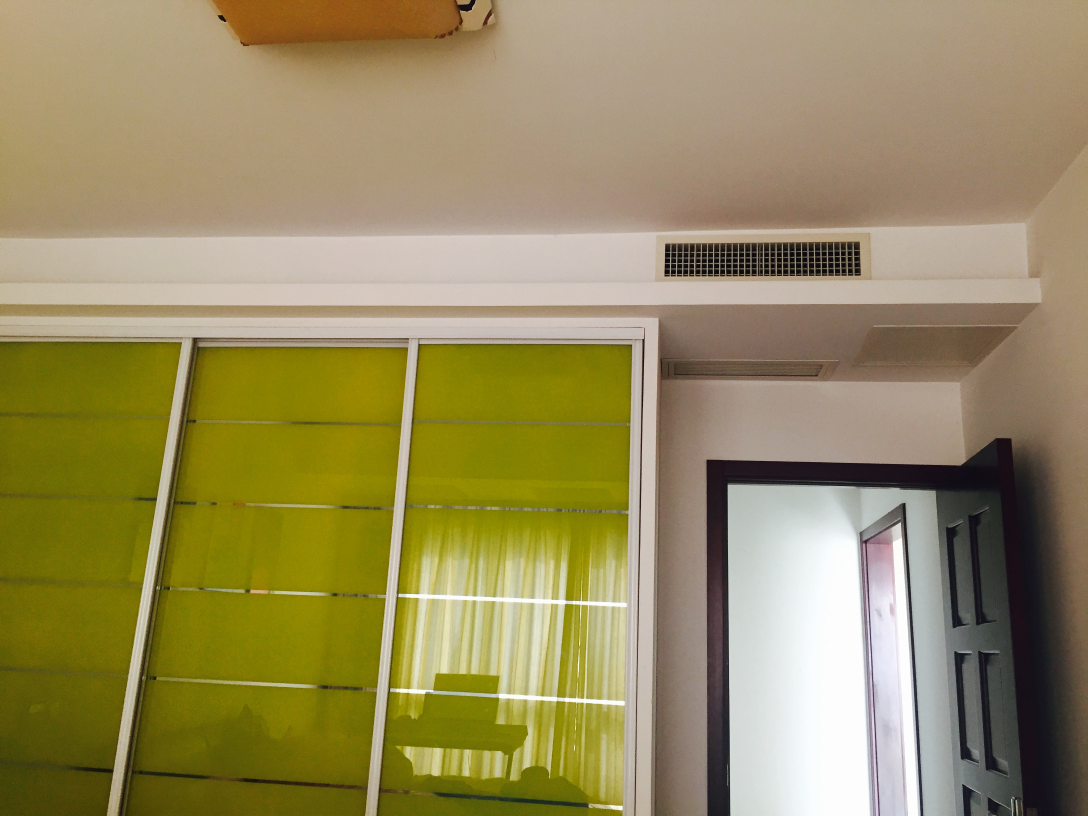
//> input picture test1/pic3.jpg, 3264 x 2448 px (shown at 1/3 size)
$ ./源   (built with g++ and OpenCV 4)
//> lines starting //> are read from the running program, lines starting //| are printed output that depends on the picture; after the words box and inside, x2 and y2 are one past the last pixel; in counts of white or black regions, pixels touching at a corner belong together
#include "cv.h"
#include <iostream>
#include <cxcore.h>
#include <highgui.h>
#include <math.h>
#include <vector>
#include <algorithm>


using namespace std;

typedef struct
{
	CvPoint cP;
	int height;
	int width;

} RecP;
//自定义排序函数
namespace my
{
	bool less(const RecP& s1, const RecP& s2)
	{
		//if(s1.cP.x < s2.cP.x && s1.cP.y < s2.cP.y)
		return s1.cP.x < s2.cP.x;          //依次增大

	}
}

void PrintVector(vector<RecP> & vec)
{
	for (vector<RecP>::iterator n = vec.begin(); n != vec.end(); n++)
	{
		cout << n->cP.x << '\t' << n->cP.y << '\t' << n->height << '\t' << n->width << endl;
	}
}

IplImage* src;
IplImage* img;
IplImage* dst;
IplImage* bianyuan;
CvMemStorage* storage = NULL;

int thresh = 50;

void on_trackbar(int pos)
{
	CvSeq* contour = 0;
	if (storage == NULL)
	{
		dst = cvCreateImage(cvGetSize(bianyuan), 8, 3);
		storage = cvCreateMemStorage(0);
	}
	else
	{
		cvClearMemStorage(storage);
	}
	cvSmooth(bianyuan, bianyuan, CV_GAUSSIAN, 3, 3, 0, 0);
	cvThreshold(bianyuan, img, thresh, 200, CV_THRESH_BINARY);

	cvNamedWindow("threshold", 1);
	cvShowImage("threshold", img);

	cvFindContours(img, storage, &contour, sizeof(CvContour), CV_RETR_CCOMP, CV_CHAIN_APPROX_NONE, cvPoint(0, 0));  //查找轮廓
	cvZero(dst);     //将数组中所有通道的所有元素的值都设置为0

	vector<RecP> vecP;

	int n = 0;
	for (; contour; contour = contour->h_next)
	{
		CvRect rect = cvBoundingRect(contour, 1);       // 获取矩形边界框

		if (abs(rect.width - rect.height)>3)
		{
			rect.width = 0;
			rect.height = 0;
			rect.x = rect.x + 640;
			rect.y = rect.y + 480;
		}


		CvPoint pt1 = cvPoint(rect.x, rect.y), pt2 = cvPoint(rect.x + rect.width, rect.y + rect.height);   //定义矩形对顶点

		cvRectangle(dst, pt1, pt2, CV_RGB(255, 0, 0), 1, CV_AA, 0);      //绘制矩形边框
		cvLine(dst, pt1, pt2, CV_RGB(0, 255, 0), 1, CV_AA, 0);           //矩形对角线相连

		pt1 = cvPoint(rect.x, rect.y + rect.height),
			pt2 = cvPoint(rect.x + rect.width, rect.y);

		cvLine(dst, pt1, pt2, CV_RGB(0, 255, 0), 1, CV_AA, 0);            //矩形对角线相连

		RecP tmp;
		CvPoint p1;
		p1 = cvPoint(rect.x + rect.width / 2, rect.y + rect.height / 2);   //矩形中心坐标

		tmp.cP = p1;
		tmp.height = rect.height;
		tmp.width = rect.width;
		vecP.push_back(tmp);
		//printf("(%d,%d)\n", p1);
		sort(vecP.begin(), vecP.end(), my::less);    //依次增大
													 //printf("(%d,%d):(%d,%d)\n", vecP[n].cP, vecP[n].height, vecP[n].width);
		n++;
	}
	PrintVector(vecP);

	cvShowImage("Components", dst);
}
int main()
{

	const char* a = "pic3.jpg";
	src = cvLoadImage(a, 0);
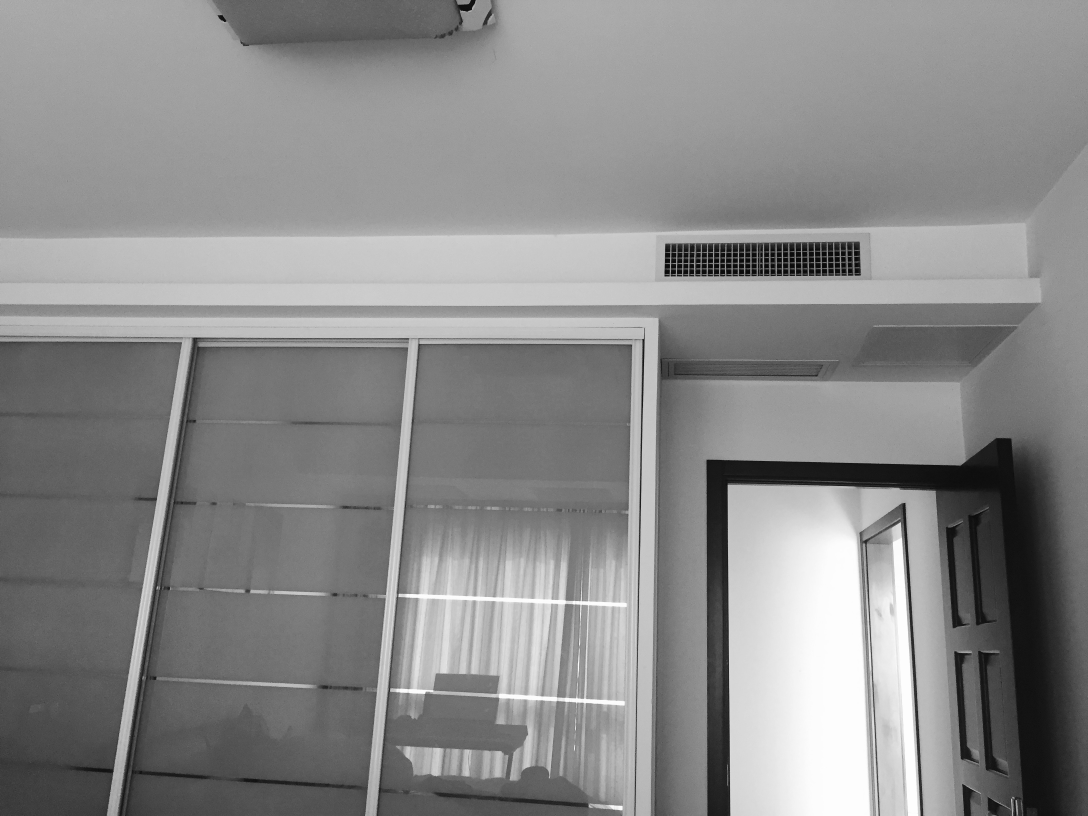
//> src: 2448 rows x 3264 cols, CV_8UC1 (shown at 1/3 size); min 0, max 255, mean 138.2
	cvSmooth(src, src, CV_GAUSSIAN, 5, 5, 0, 0);
	cvNamedWindow("Source0000", 1);
	cvShowImage("Source0000", src);

	IplImage* bw = NULL;
	IplImage* color = NULL;
	IplImage* jh = NULL;
	IplImage* sm = NULL;
	if (!src)
		return -1;
	jh = cvCreateImage(cvGetSize(src), 8, 1);
	sm = cvCreateImage(cvGetSize(src), 8, 1);
	bw = cvCreateImage(cvGetSize(src), 8, 1);
	color = cvCreateImage(cvGetSize(src), 8, 3);
	cvEqualizeHist(src, jh);
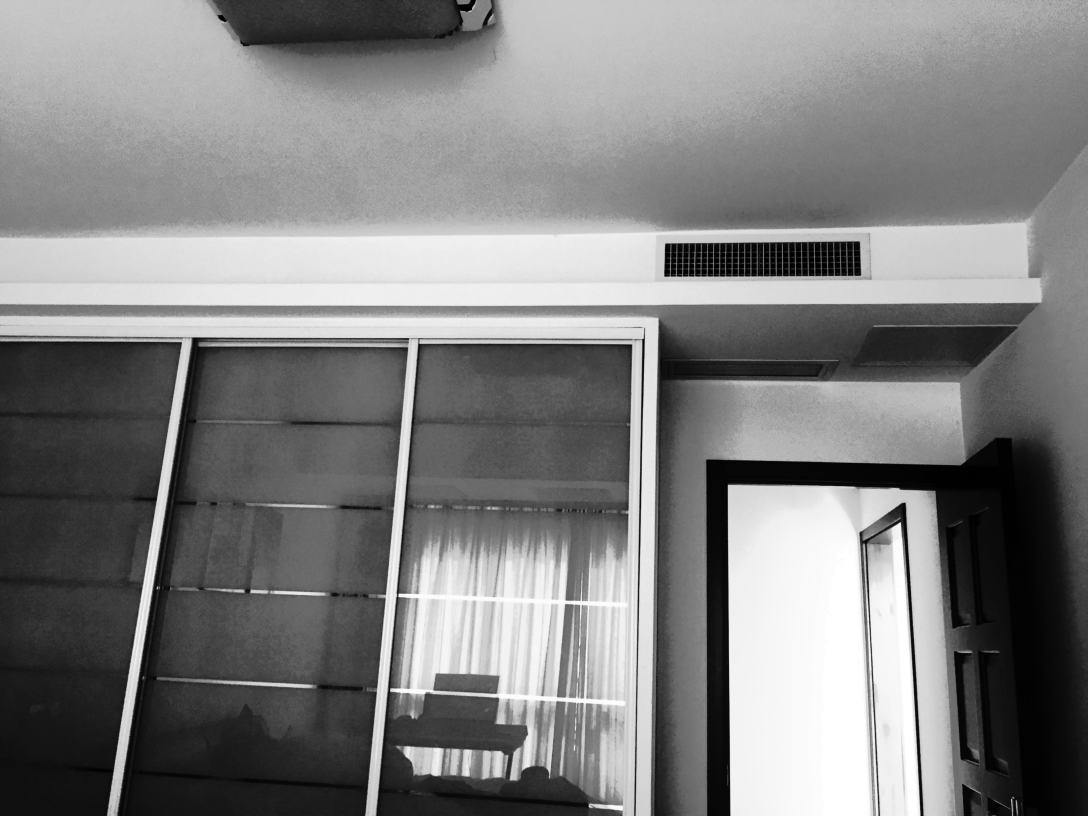
//> jh: 2448 rows x 3264 cols, CV_8UC1 (shown at 1/3 size); min 0, max 255, mean 128.5
	cvSmooth(jh, sm, CV_MEDIAN, 3, 3, 0, 0);

	cvCanny(sm, bw, 200, 600, 3);
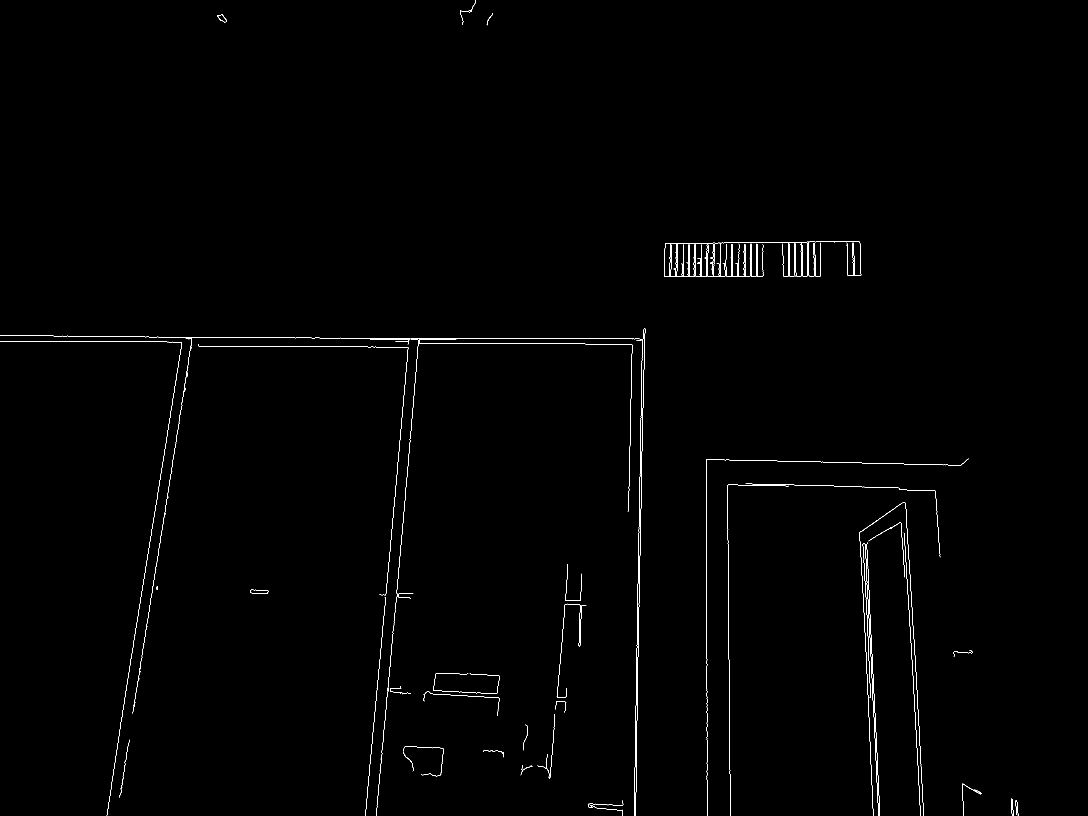
//> bw: 2448 rows x 3264 cols, CV_8UC1 (shown at 1/3 size); 0.4% white in thin lines or dots
	cvCvtColor(bw, color, CV_GRAY2BGR);
//> color: 2448 rows x 3264 cols, CV_8UC3; 0.4% white in thin lines or dots
	cvSaveImage("color.bmp", color);

	const char* b = "color.bmp";
	bianyuan = cvLoadImage(b, 0);
	img = cvCreateImage(cvGetSize(bianyuan), 8, 1);

	cvNamedWindow("Source", 1);
	cvShowImage("Source", bianyuan);

	cvNamedWindow("Components", 1);

	on_trackbar(0);
//> in on_trackbar, `cvSmooth(bianyuan, bianyuan, CV_GAUSSIAN, 3, 3, 0, 0);`: bianyuan: 2448 rows x 3264 cols, CV_8UC1; 1.26% of pixels changed, all inside (x1, y1, x2, y2) = (0, 0, 3056, 2448)
//> in on_trackbar, `cvThreshold(bianyuan, img, thresh, 200, CV_THRESH_BINARY);`: img: 2448 rows x 3264 cols, CV_8UC1; values 0 (black) and 200 (white), 1.1% white; 35 white regions
//> in on_trackbar, `cvFindContours(img, storage, &contour, sizeof(CvContour), CV_RETR_CCOM..`:
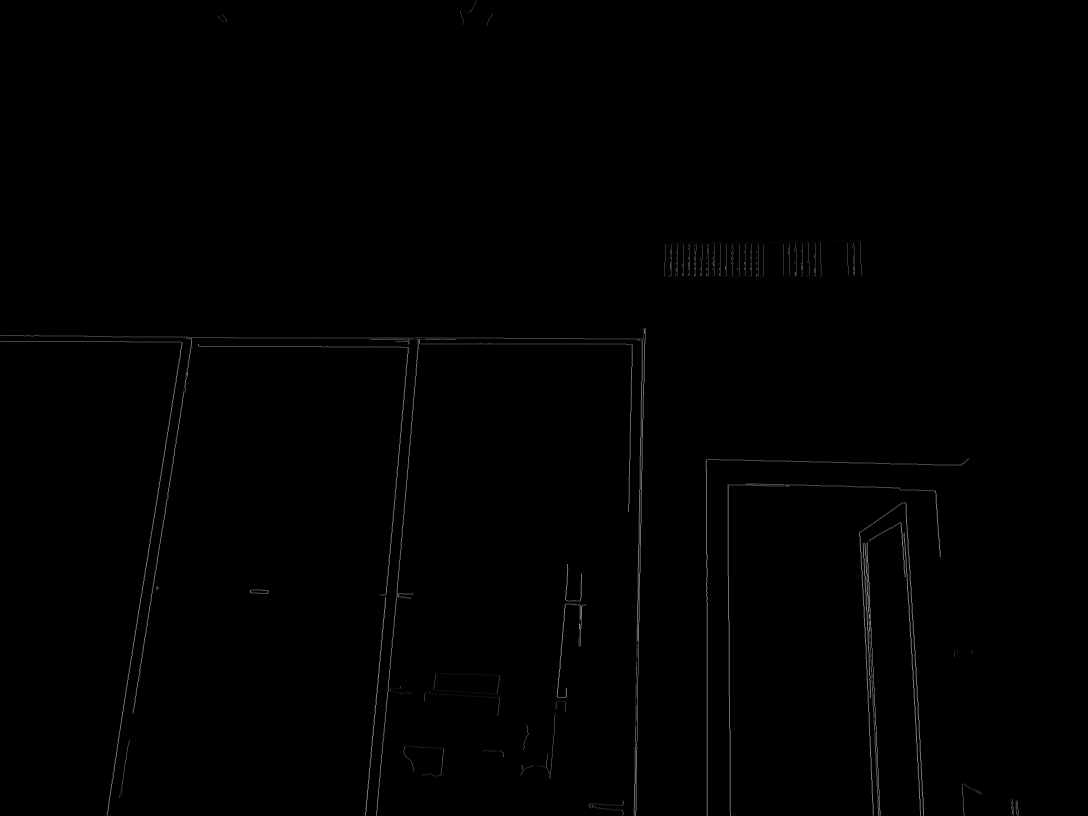
//> img: 2448 rows x 3264 cols, CV_8UC1 (shown at 1/3 size); min 0, max 255, mean 0.9
//> in on_trackbar, `cvFindContours(img, storage, &contour, sizeof(CvContour), CV_RETR_CCOM..`: contour = 35 contours; largest, box (x1, y1, x2, y2) and area: (1991, 723, 2585, 832) 24776, (1128, 983, 1937, 2447) 15566, (2587, 1627, 2641, 2447) 5061, (1, 1005, 1230, 2141) 4940, (2182, 1450, 2822, 2447) 3930
//> the loop in on_trackbar, `for (; contour; contour = contour->h_next)` made 35 passes
//> tmp.cP on passes 1, 2, 3, 4, 5, 6, 7, 8, 9, 10, 12, 13: Point(2405, 2881), Point(3686, 2880), Point(3672, 2876), Point(3525, 2830), Point(2202, 2775), Point(2090, 2730), Point(1850, 2717), Point(997, 2699), Point(2209, 2654), Point(2252, 2622), Point(1910, 2554), Point(1809, 2538)
//> tmp.cP on pass 11: Point(1682, 2120)
//> after the loop in on_trackbar, `for (; contour; contour = contour->h_next)`: contour = 0 contours; n = 35
//> the loop in PrintVector, `for (vector<RecP>::iterator n = vec.begin(); n != vec.end(); n++)` made 35 passes
//| 641	1485	0	0
//| 641	1502	0	0
//| 997	2699	0	0
//| 1109	2238	0	0
//| 1234	1512	0	0
//| 1292	523	0	0
//| 1389	2248	0	0
//| 1682	2120	36	33
//> (output is shown up to pass 8 of 35)

	cvWaitKey(0);
	cvDestroyWindow("sorce");
	cvDestroyWindow("threshold");
	cvDestroyWindow("Components");
	cvReleaseImage(&src);
	cvReleaseImage(&img);
	cvReleaseImage(&dst);
	cvReleaseMemStorage(&storage);
	return 0;
}

$ run again, with test1/pic1.jpg copied over test1/pic3.jpg
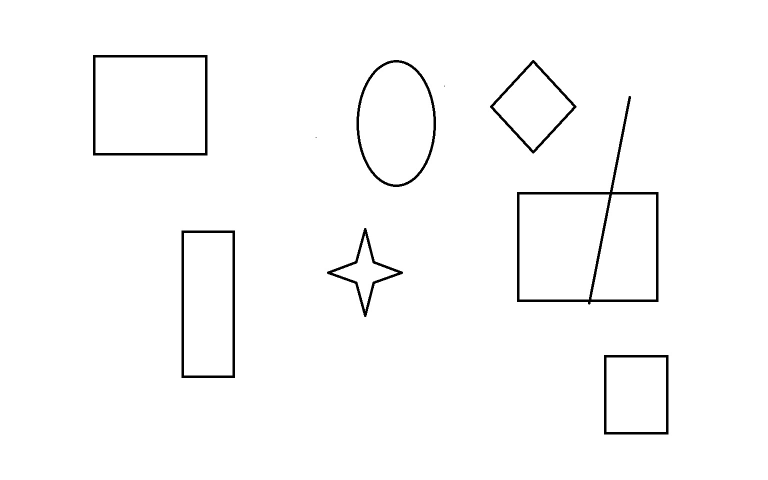
//> input picture test1/pic1.jpg, 1536 x 960 px (shown at 1/2 size)
//> src is the input picture: 960 rows x 1536 cols, CV_8UC1; min 0, max 255, mean 250.5
//> src: 960 rows x 1536 cols, CV_8UC1; 3.67% of pixels changed, all inside (x1, y1, x2, y2) = (183, 103, 1345, 872)
//> `cvCanny(sm, bw, 200, 600, 3);`:
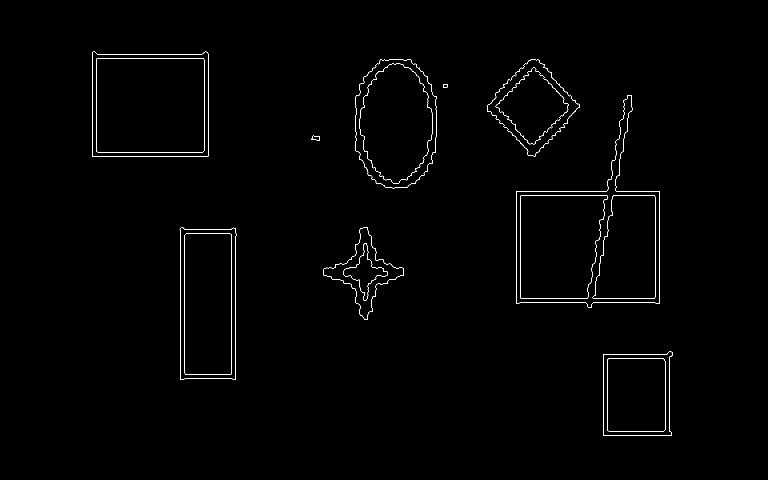
//> bw: 960 rows x 1536 cols, CV_8UC1 (shown at 1/2 size); 0.74% white in thin lines or dots, all inside (x1, y1, x2, y2) = (184, 103, 1345, 872)
//> bianyuan: 960 rows x 1536 cols, CV_8UC1; 2.35% of pixels changed, all inside (x1, y1, x2, y2) = (183, 102, 1346, 873)
//> in on_trackbar, `cvFindContours(img, storage, &contour, sizeof(CvContour), CV_RETR_CCOM..`:
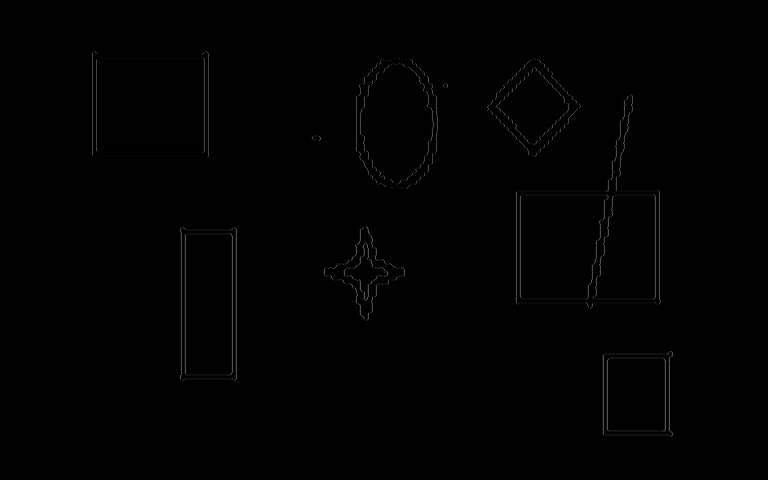
//> img: 960 rows x 1536 cols, CV_8UC1 (shown at 1/2 size); min 0, max 163, mean 0.8
//> in on_trackbar, `cvFindContours(img, storage, &contour, sizeof(CvContour), CV_RETR_CCOM..`: contour = 17 contours; largest, box (x1, y1, x2, y2) and area: (1031, 189, 1321, 617) 67820, (183, 102, 418, 314) 48270, (191, 115, 410, 306) 41380, (710, 117, 875, 378) 35040, (359, 454, 474, 761) 33684
//> the loop in on_trackbar, `for (; contour; contour = contour->h_next)` made 17 passes
//> tmp.cP on passes 1 to 8: Point(1853, 1195), Point(1845, 1182), Point(1326, 965), Point(1008, 946), Point(999, 934), Point(1286, 933), Point(1825, 869), Point(1679, 869)
//> after the loop in on_trackbar, `for (; contour; contour = contour->h_next)`: contour = 0 contours; n = 17
//> the loop in PrintVector, `for (vector<RecP>::iterator n = vec.begin(); n != vec.end(); n++)` made 17 passes
//| 823	582	0	0
//| 831	595	0	0
//| 890	171	9	11
//| 999	934	0	0
//| 1008	946	0	0
//> (output is shown up to pass 5 of 17)
